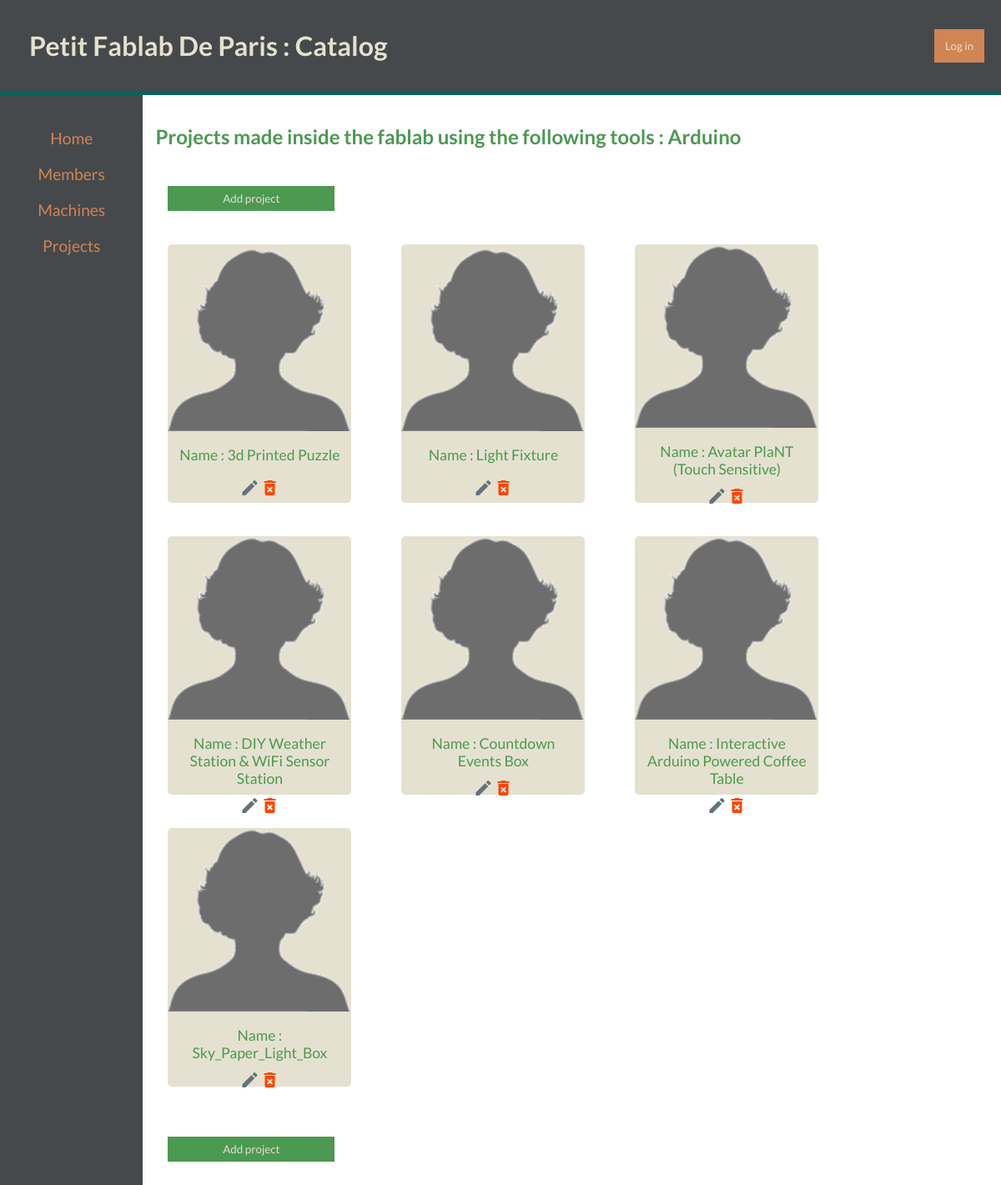
Screenshot of /catalog/projects/Arduino/ with the database file from the repository.
### setup_database.py (models this page shows)
class Project(Base):
    __tablename__ = 'project'
    id = Column(Integer, primary_key=True)
    name = Column(String(250))
    description = Column(String(450))
    picture = Column(String(250), default="blank_project.gif")
    source = Column(String(850))
    end_date = Column(String(10)) #DD/MM/YY
    member_id = Column(Integer, ForeignKey('member.id'))
    member = relationship(Member)

### catalog.py (the view)
@app.route('/catalog/projects/<tag_name>/')
def show_projects_tag(tag_name):
    session = DBSession()
    projects = session.query(Project).join(Tag).filter(Tag.tag_name == tag_name.replace('_',' ')).order_by(desc(Project.id)).all()
    session.close()
    return render_template('projectsTag.html', projects=projects, tag_name = tag_name)

### templates/projectsTag.html
{% extends "main.html" %}
{% block content %}
<h2 class="wrapper">Projects made inside the fablab using the following tools : {{tag_name}}</h2>
<div class="btn__wrapper">
  <a href="{{url_for('new_project')}}">
    <button class="btn__new-project">Add project</button>
  </a>
</div>
<div class="content__container">
  {% for project in projects %}
    <a href="{{url_for('show_project', project_id = project.id)}}">
      <div class="card">
        <img class="card__picture" src="{{ url_for('static', filename='project/'+project.picture)}}">
          <div class="card__primary_element">
          Name : {{project.name}}
          </div>
        <div class="btn__container">
          <div>
            <a href = "{{ url_for('edit_project', project_id = project.id )}}"> <i class='material-icons' style='color:#667278';>edit</i></a>
          </div>
          <div class='btn__delete'>
            <a  href = "{{ url_for('delete_project', project_id = project.id )}}"> <i class='material-icons' style='color:orangered';>delete_forever</i></a>
          </div>
        </div>
      </div>
    </a>
  {% endfor %}
</div>
<div class="btn__wrapper">
  <a href="{{url_for('new_project')}}">
    <button class="btn__new-project">Add project</button>
  </a>
</div>
{% endblock %}

### templates/main.html (shortened to what this page needs)
<!DOCTYPE html>
<html lang="en">
	<head>
		<link rel=stylesheet type=text/css href="{{ url_for('static', filename='styles.css') }}">
	</head>
	<body>
		<div class="main">
      {% include "header.html" %}
      <section class="container">
        <div class=sidebar>
          {% include "sidebar.html" %}
        </div>
      <div class="content">
      	{% block content %}
			  {% endblock %}
      </section>
		</div>
	</body>
</html>

### templates/header.html
  <header>
    <div class="header__container">
      <h1 class="title">Petit Fablab De Paris : Catalog</h1>
      <button class="login">Log in</button>
    </div>
  </header>

### templates/sidebar.html (shortened to what this page needs)
<ul>
  <li><a href="{{url_for('show_home')}}">Home</a></li>
  <li><a href="{{url_for('show_members')}}">Members</a></li>
  <li><a href="{{url_for('show_machines')}}">Machines</a></li>
  <li class="menu__project"><a href="{{url_for('show_projects')}}">Projects</a>
  </li>
</ul>

### static/styles.css (style rules this page uses)
* { margin:0px; padding:0px; font-family:'Lato', sans-serif; }
html { height:100%; }
body { position:absolute; width:100%; height:100%; }
header { padding:10px; background-color:#46494B; width:100%; height:auto; text-align: left; border-bottom:solid #0C6062 5px; }
a { color:inherit; text-decoration:none; }
.main { height:100%; }
.wrapper { margin : 10px 30px; padding:15px; }
.title { background-color:#46494B; color:#E5E1D0; padding:10px 10px 10px 10px; margin:15px; }
.login { height : 40px; width:60px; margin:auto 30px auto 30px; padding:5px; border: none; background-color: #D18454; color:#E5E1D0; }
.header__container { display:flex; height:100%; justify-content: space-between; }
.container { display:flex; height:100%; }
.content__container { display:flex; flex-direction: row; flex-wrap: wrap; justify-content: flex-start; }
.sidebar { padding-top:10px; flex:1; background-color:#46494B; color:#D18454; height:100%; text-align:center; font-size:1.2rem; }
.sidebar ul { margin-top:20px; }
.sidebar ul li { padding:10px 0 10px 0; list-style: none; width:100%; }
.content { flex:6; }
.content h2 { margin:20px 0px; color:#4C9952; }
.btn__wrapper { display:block; text-align: left; margin:30px; }
.btn__new-project { text-align: center; text-decoration: none; border: none; width:200px; height:30px; background-color:#4C9952; color:#E5E1D0; }
.card { display:flex; flex-direction: column; justify-content: space-around; align-items: stretch; width:220px; height:310px; text-align:center; margin:10px 30px 30px 30px; border-radius:5px; background-color:#E5E1D0; }
.card__primary_element { padding:10px; margin:0px auto; color:#4C9952; font-size: 1.1rem; }
.card__picture { width:100%; height:auto; margin-bottom:5px; }
.btn__container { display:flex; flex-direction: row; flex-wrap: wrap; align-items: center; justify-content: center; }

### rows the page displays
Project: picture (placeholder picture), name "3d Printed Puzzle"
Project: picture (placeholder picture), name "Light Fixture"
Project: picture (placeholder picture), name "Avatar PlaNT (Touch Sensitive)"
Project: picture (placeholder picture), name "DIY Weather Station & WiFi Sensor Station"
Project: picture (placeholder picture), name "Countdown Events Box"
Project: picture (placeholder picture), name "Interactive Arduino Powered Coffee Table"
Project: picture (placeholder picture), name "Sky_Paper_Light_Box"

### other values shown
{{ tag_name }} "Arduino"
